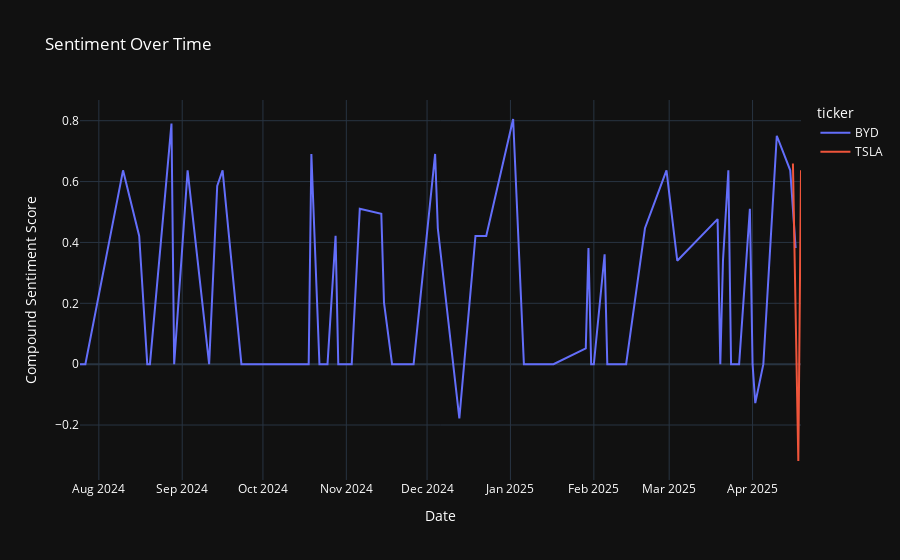

Notebook code cell kept with this figure:
### Markdown cell above
**Interactive plot**

### Code cell
fig = px.line(mean_df, x='date', y='compound', color='ticker',
              title="Sentiment Over Time",
              labels={'compound': 'Compound Sentiment Score', 'date': 'Date'})
fig.update_layout(hovermode='x unified',  template='plotly_dark', font=dict(color='white'))
fig.show()

### Figure 1 — Plotly figure (JSON) as saved in the notebook; plotly's stock layout.template omitted (floating-point values rounded to 4 significant figures)
{"data": [{"hovertemplate": "ticker=BYD<br>Date=%{x}<br>Compound Sentiment Score=%{y}<extra></extra>", "legendgroup": "BYD", "line": {"color": "#636efa", "dash": "solid"}, "marker": {"symbol": "circle"}, "mode": "lines", "name": "BYD", "orientation": "v", "showlegend": true, "type": "scatter", "x": ["2024-07-25", "2024-07-26", "2024-07-27", "2024-08-10", "2024-08-16", "2024-08-19", "2024-08-20", "2024-08-28", "2024-08-29", "2024-09-03", "2024-09-11", "2024-09-14", "2024-09-16", "2024-09-23", "2024-10-01", "2024-10-17", "2024-10-18", "2024-10-19", "2024-10-22", "2024-10-23", "2024-10-24", "2024-10-25", "2024-10-28", "2024-10-29", "2024-11-03", "2024-11-06", "2024-11-14", "2024-11-15", "2024-11-18", "2024-11-20", "2024-11-25", "2024-11-26", "2024-12-04", "2024-12-05", "2024-12-13", "2024-12-19", "2024-12-23", "2025-01-02", "2025-01-06", "2025-01-10", "2025-01-14", "2025-01-17", "2025-01-29", "2025-01-30", "2025-01-31", "2025-02-01", "2025-02-05", "2025-02-06", "2025-02-07", "2025-02-10", "2025-02-11", "2025-02-12", "2025-02-13", "2025-02-20", "2025-02-28", "2025-03-04", "2025-03-19", "2025-03-20", "2025-03-21", "2025-03-23", "2025-03-24", "2025-03-27", "2025-03-31", "2025-04-01", "2025-04-02", "2025-04-05", "2025-04-10", "2025-04-15", "2025-04-17"], "xaxis": "x", "y": [0, 0, 0, 0.6369, 0.4215, 0, 0, 0.7906, 0, 0.6369, 0, 0.5859, 0.6369, 0, 0, 0, 0, 0.6908, 0, 0, 0, 0, 0.4215, 0, 0, 0.5106, 0.4939, 0.2023, 0, 0, 0, 0, 0.6908, 0.4466, -0.1779, 0.4215, 0.4215, 0.8056, 0, 0, 0, 0, 0.0516, 0.3818, 0, 0, 0.3612, 0, 0, 0, 0, 0, 0, 0.4466, 0.6369, 0.34, 0.4767, 0, 0.34, 0.6369, 0, 0, 0.5106, 0, -0.128, 0, 0.7506, 0.6369, 0.3818], "yaxis": "y"}, {"hovertemplate": "ticker=TSLA<br>Date=%{x}<br>Compound Sentiment Score=%{y}<extra></extra>", "legendgroup": "TSLA", "line": {"color": "#EF553B", "dash": "solid"}, "marker": {"symbol": "circle"}, "mode": "lines", "name": "TSLA", "orientation": "v", "showlegend": true, "type": "scatter", "x": ["2025-04-16", "2025-04-17", "2025-04-18", "2025-04-19"], "xaxis": "x", "y": [0.6597, 0.1779, -0.3182, 0.6369], "yaxis": "y"}], "layout": {"autosize": true, "font": {"color": "white"}, "hovermode": "x unified", "legend": {"title": {"text": "ticker"}, "tracegroupgap": 0}, "title": {"text": "Sentiment Over Time"}, "xaxis": {"anchor": "y", "autorange": true, "domain": [0, 1], "range": ["2024-07-25", "2025-04-19"], "title": {"text": "Date"}, "type": "date"}, "yaxis": {"anchor": "x", "autorange": true, "domain": [0, 1], "range": [-0.3806, 0.868], "title": {"text": "Compound Sentiment Score"}, "type": "linear"}}}
